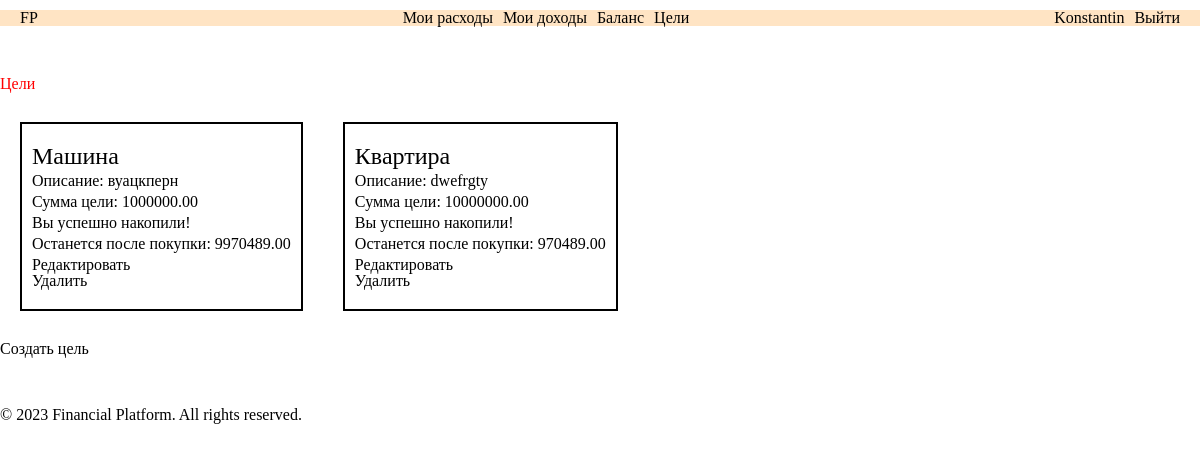
The page /goals/ (signed in) on the database as committed earlier.
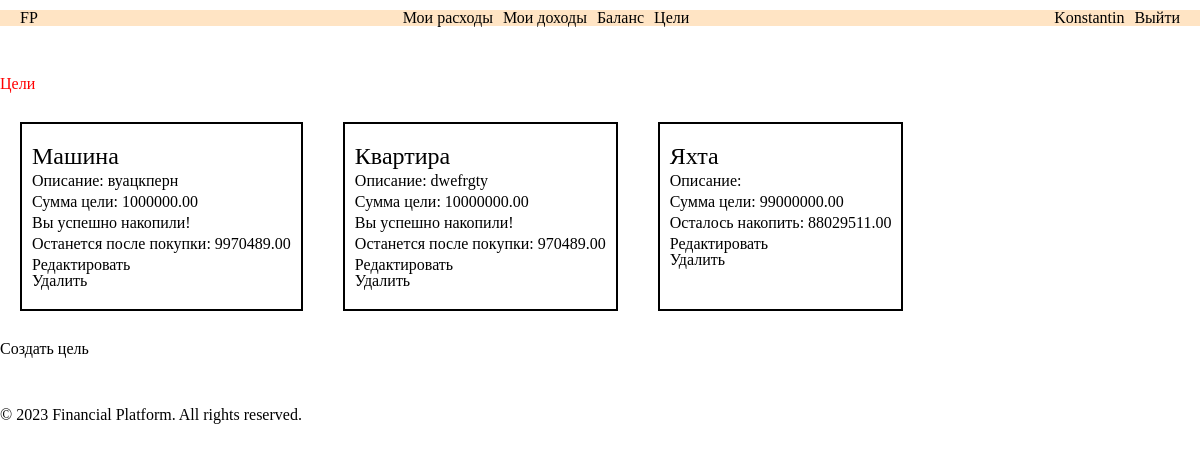
The same page on the database as committed later.
### goals/models.py (models this page shows, shortened)
class Goal(models.Model):
    user = models.ForeignKey(User, on_delete=models.CASCADE)
    name = models.CharField(max_length=255)
    amount = models.DecimalField(max_digits=10, decimal_places=2)
    description = models.TextField(blank=True)
    def get_remaining_amount(self):
        balance = Balance.objects.get(user=self.user)
        remaining_amount = self.amount - balance.total_balance
        return remaining_amount
    def get_reremaining_amount(self):
        balance = Balance.objects.get(user=self.user)
        reremaining_amount = balance.total_balance - self.amount
        return reremaining_amount

### balance/models.py (models this page shows, shortened)
class Balance(models.Model):
    balance_id = models.AutoField(primary_key=True)
    user = models.ForeignKey(User, on_delete=models.CASCADE)
    total_balance = models.DecimalField(max_digits=10, decimal_places=2, null=True)

### goals/views.py (the view)
# urls.py: path('', goal_list, name='goal_list'),
def goal_list(request):
    goals = Goal.objects.filter(user=request.user)
    context = {'goals': goals}
    return render(request, 'goals/goal_list.html', context)

### goals/templates/goals/goal_list.html
{% extends 'base.html' %}
{% load static %}
{% block content %}
<h1>Цели</h1>
<ul class="goals">
  {% for goal in goals %}
    <li class="goal">
      <h2>{{ goal.name }}</h2>
      <p>Описание: {{ goal.description }}</p>
      <p>Сумма цели: {{ goal.amount }}</p>
      {% if goal.get_remaining_amount < 0 %}
        <p>Вы успешно накопили!</p>
        <p>Останется после покупки: {{ goal.get_reremaining_amount }} </p>
      {% else %}
        <p>Осталось накопить: {{ goal.get_remaining_amount }}</p>
      {% endif %}
      <a href="{% url 'goal_update' goal_id=goal.id %}">Редактировать</a> <br>
      <a href="{% url 'goal_delete' goal_id=goal.id %}">Удалить</a> <br>
    </li>
  {% empty %}
    <li>No goals found.</li>
  {% endfor %}
</ul>
<a href="{% url 'goal_create' %}">Создать цель</a>
{% endblock %}

Rows that differ between the two databases and show on the page:
added Goal: name "Яхта", amount "99000000.00", get_remaining_amount "88029511.00"
